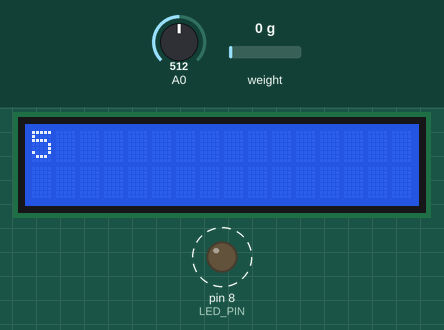
Recording of a sketch running on a simulated Arduino Uno, built with avr-gcc and run on an emulated ATmega328P. On the bench: 16×2 character LCD, output pins drawn as LEDs (lit = HIGH). Dashed ring = blinking. Inputs (shaded band) come from the test bench; at power-on: A0 = 512, weight on the scale 0 g.

Above: at 1.2 s.
1.3 s: A0 set to 0
4.3 s: weight on the scale set to 2 g
At 5.6 s:
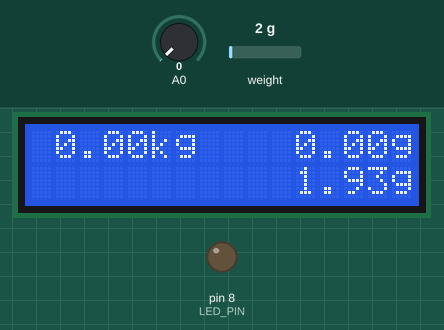
5.9 s: weight on the scale set to 100 g
At 6.5 s:
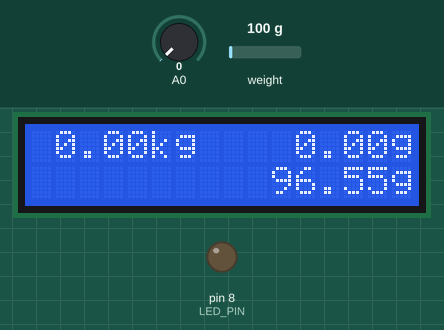
7.4 s: A0 set to 55
At 8.8 s:
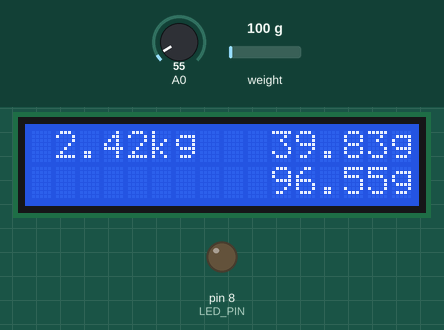
9.1 s: weight on the scale set to 1250 g
At 9.9 s:
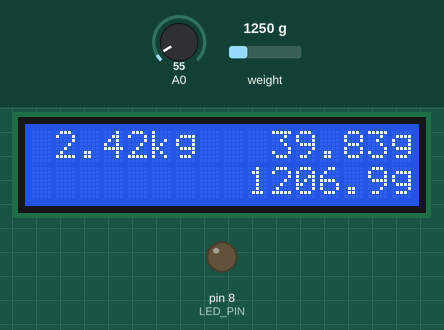
10.7 s: A0 set to 35
At 12.3 s:
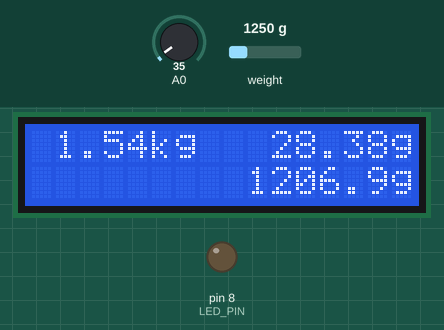
Timing chart, 0 to 13.4 s (numbered marks = the images above; inputs shaded):
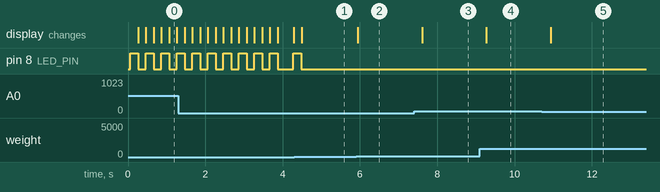

The sketch:

arduino_scale.ino
```cpp
#include <LiquidCrystal.h>
#include <Q2HX711.h>

#define LED_PIN      8   /* Pin for indicator LED */
#define TICK_RATE_MS 100 /* System polling rate */

// Uptime, measured in number of ticks.
unsigned long g_tickCount = 0;

//===-- LCD Display -------------------------------------------------------===//

#define LCD_RS_PIN 12 /* RS pin */
#define LCD_EN_PIN 11 /* EN pin */
#define LCD_D4_PIN 5  /* D4 pin */
#define LCD_D5_PIN 4  /* D5 pin */
#define LCD_D6_PIN 3  /* D6 pin */
#define LCD_D7_PIN 2  /* D7 pin */

// LCD display handle.
LiquidCrystal g_lcd(LCD_RS_PIN, LCD_EN_PIN, LCD_D4_PIN, LCD_D5_PIN, LCD_D6_PIN, LCD_D7_PIN);

//===-- Force Sensor ------------------------------------------------------===//

#define HX711_DATA_PIN  6 /* HX711 sensor data pin */
#define HX711_CLOCK_PIN 7 /* HX711 sensor clock pin */

// HX711 force sensor handle.
Q2HX711 g_hx711(HX711_DATA_PIN, HX711_CLOCK_PIN);

/// Read the raw weight from the force sensor, uncalibrated.
inline long rawWeight()
{
	return g_hx711.read();
}

//===-- Calibration -------------------------------------------------------===//

#define CALIBRATION_SAMPLES 20    /* Number of calibration samples to use */
#define UNITS_TO_GRAMS      435.0 /* Scaling factor to convert to grams */

// Samples of sensor readings to use for calibration.
long g_calibrationData[CALIBRATION_SAMPLES] = {};

// Offset to subtract from sensor readings.
long g_calibrationOffset = 0;

/// Get the current weight reading, calibrated, measured in grams.
double calibratedWeight()
{
	auto weight = (double)(rawWeight() - g_calibrationOffset);
	weight /= UNITS_TO_GRAMS;

	return weight > 0 ? weight : 0;
}

/// Record a weight sample for calibration.
void recordCalibrationSample()
{
	g_lcd.setCursor(0, 0);
	g_lcd.print(g_tickCount);

	// Flash LED during calibration.
	digitalWrite(LED_PIN, g_tickCount % 2 == 0 ? HIGH : LOW);

	g_calibrationData[g_tickCount++] = rawWeight();
}

/// Complete the calibration process and update the global tare amount.
void finishCalibration()
{
	long long total = 0;

	for (unsigned i = 0; i < CALIBRATION_SAMPLES; ++i)
		total += g_calibrationData[i];

	g_calibrationOffset = total / CALIBRATION_SAMPLES;
	g_tickCount++;
}

//===-- Dog Math ----------------------------------------------------------===//

#define DAILY_SERVING_COUNT 3.0   /* Number of servings per day */
#define CALORIES_PER_CUP    400.0 /* Average calories/cup of dog food */
#define CUPS_TO_GRAMS       224.0 /* Scale factor for cups to grams */
#define TOLERANCE           0.07  /* Serving over/under tolerance */
#define MIN_WEIGHT_KG       3.0   /* Minimum allowed dog weight */
#define MAX_WEIGHT_KG       45.0  /* Maximum supported dog weight */
#define WEIGHT_RANGE_KG     MAX_WEIGHT_KG - MIN_WEIGHT_KG

/// Calculate the needed daily calories given a dog's weight.
inline float dailyCalorieNeed(float weight)
{
	return 110.0 * pow(weight, 0.75);
}

/// Calculate number of grams of food needed daily given a dog's weight.
inline float dailyServingNeed(float weight)
{
	auto calorieNeed = dailyCalorieNeed(weight);
	return (calorieNeed / CALORIES_PER_CUP) * CUPS_TO_GRAMS;
}

/// Calculate the size of a single food serving in grams given a dog's weight.
inline float singleServingSize(float weight)
{
	return dailyServingNeed(weight) / DAILY_SERVING_COUNT;
}

//===-- Main Program ------------------------------------------------------===//

// Work buffer for formatting LCD lines; has some extra room.
char g_lineBuffer[24] = { 0 };

/// Update external actuators.
inline void update()
{
	float normWeight = (float)analogRead(A0) / 1023.0;
	float dogWeightKg = normWeight * WEIGHT_RANGE_KG + MIN_WEIGHT_KG;

	float currentWeight = calibratedWeight();
	float servingAmount = singleServingSize(dogWeightKg);

	// Embedded programming has its quirks...
	sprintf(g_lineBuffer, "%-16s", " ");
	dtostrf(dogWeightKg, 5, 2, &g_lineBuffer[0]);
	g_lineBuffer[5] = 'k';
	g_lineBuffer[6] = 'g';
	dtostrf(servingAmount, 6, 2, &g_lineBuffer[9]);
	g_lineBuffer[15] = 'g';

	g_lcd.clear();
	g_lcd.setCursor(0, 0);
	g_lcd.print(g_lineBuffer);

	// Clear the line buffer with spaces.
	sprintf(g_lineBuffer, "%-16s", " ");

	// Indicate status via LCD & LED displays
	if ((currentWeight > servingAmount * (1 + TOLERANCE))
	    || (currentWeight < servingAmount * (1 - TOLERANCE)))
		digitalWrite(LED_PIN, LOW);
	else
		digitalWrite(LED_PIN, HIGH);

	dtostrf(currentWeight, 6, 2, &g_lineBuffer[9]);
	g_lineBuffer[15] = 'g';

	g_lcd.setCursor(0, 1);
	g_lcd.print(g_lineBuffer);
}

void setup()
{
	g_lcd.begin(16, 2);
	pinMode(LED_PIN, OUTPUT);
}

void loop()
{
	if (g_tickCount < CALIBRATION_SAMPLES)
		recordCalibrationSample();
	else if (g_tickCount == CALIBRATION_SAMPLES)
		finishCalibration();
	else
		update();

	delay(TICK_RATE_MS);
}
```

Measured:
- the behaviour switches between 0 and 1 g on weight on the scale (found by bisection; images 0 and 1)
- after the input at 4.3 s, pin 8 (LED_PIN): HIGH → LOW after 0.19 s; the display: changes after 0.19 s (image 1)
- after the input at 5.9 s, the display: changes at once (image 2)
- after the input at 7.4 s, the display: changes after 0.21 s (image 3)
- after the input at 9.1 s, the display: changes after 0.17 s (image 4)
- after the input at 10.7 s, the display: changes after 0.23 s (image 5)
